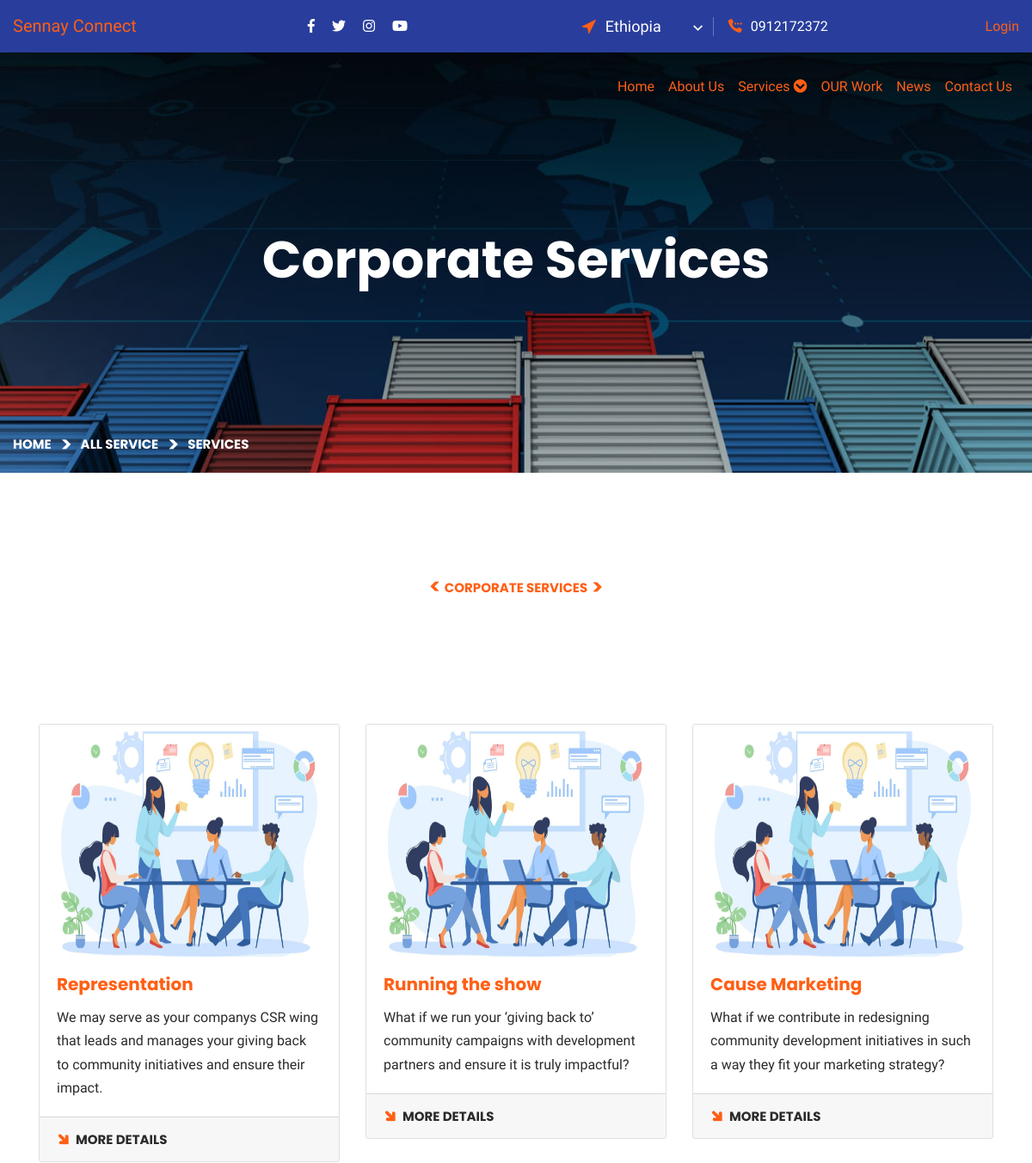
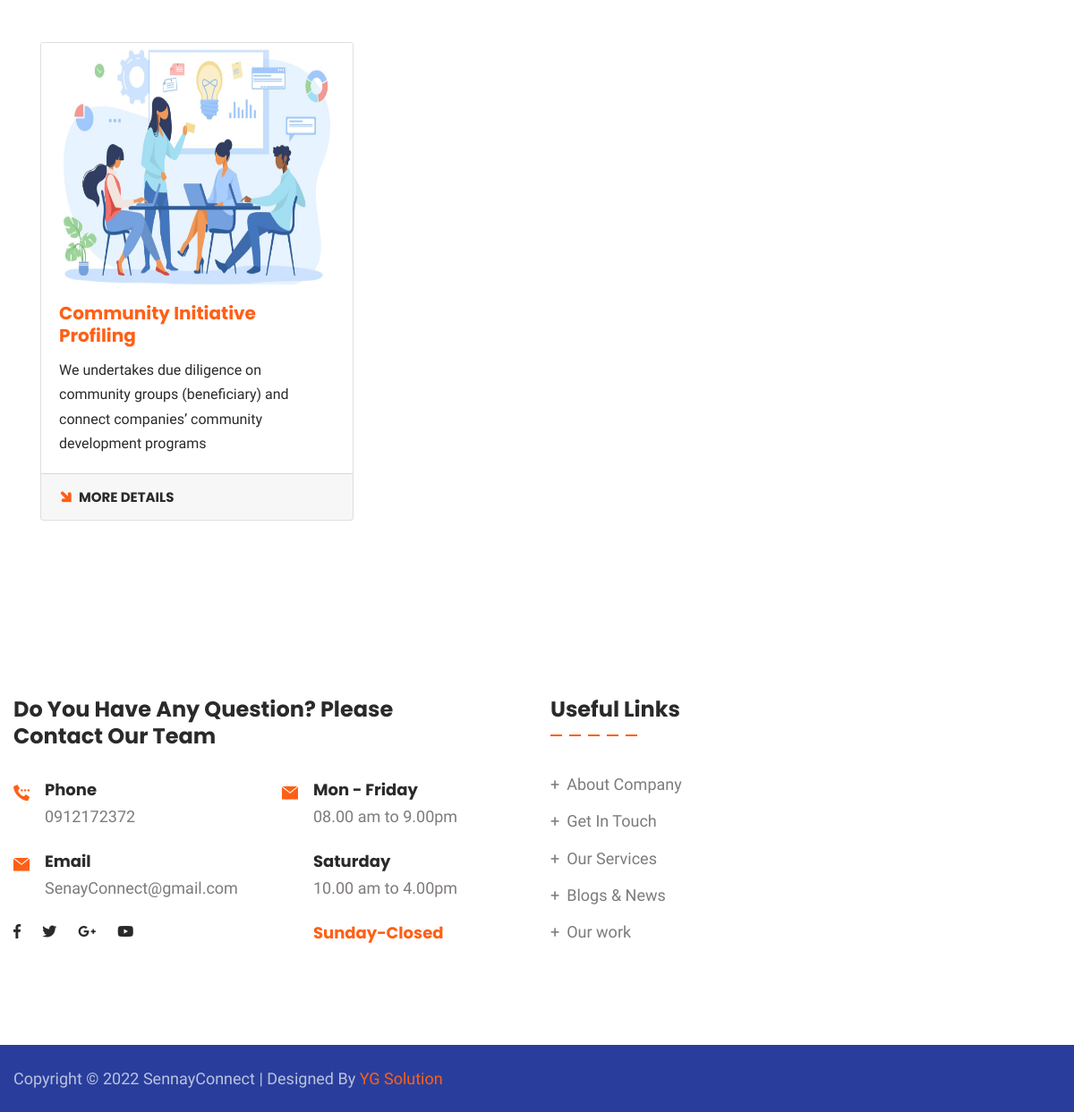
The app's page /service.php with its own data (2 pictures, top to bottom).
### tables this page shows
CREATE TABLE `settings` (
  `id` int(100) NOT NULL,
  `header_logo` varchar(255) DEFAULT NULL,
  `email` varchar(255) DEFAULT NULL,
  `phone` varchar(255) DEFAULT NULL,
  `phone2` varchar(20) DEFAULT NULL,
  `footer_logo` varchar(255) DEFAULT NULL,
  `footer_desc` varchar(5000) DEFAULT NULL,
  `facebook` varchar(2000) DEFAULT NULL,
  `twitter` varchar(2000) DEFAULT NULL,
  `linkedin` varchar(2000) DEFAULT NULL,
  `instagram` varchar(2000) DEFAULT NULL,
  `youtube` varchar(2000) DEFAULT NULL,
  `address` varchar(1000) DEFAULT NULL,
  `city` varchar(255) DEFAULT NULL,
  `state` varchar(255) DEFAULT NULL,
  `country` varchar(255) DEFAULT NULL,
  `pin` varchar(255) DEFAULT NULL,
  `map` varchar(3000) DEFAULT NULL,
  `site_name` varchar(255) DEFAULT NULL
);

CREATE TABLE `services` (
  `id` int(100) NOT NULL,
  `title` varchar(1000) DEFAULT NULL,
  `short` varchar(1500) DEFAULT NULL,
  `descrip` varchar(10000) DEFAULT NULL,
  `img` varchar(100) DEFAULT NULL,
  `url` varchar(255) DEFAULT NULL,
  `date` varchar(100) DEFAULT NULL,
  `status` varchar(10) DEFAULT NULL
);

### service.php (the view, shortened to what this page needs)
<?php
include "admin/conn.php";
$services_main = mysqli_query($con, "SELECT * FROM services ORDER BY id DESC");
?>
<!DOCTYPE html>
<html lang="en">
<head>
    <link href="assets/css/bootstrap.css" rel="stylesheet">
    <link href="assets/css/style.css" rel="stylesheet">
    <link href="assets/css/responsive.css" rel="stylesheet">
    <link href="assets/css/color.css" rel="stylesheet">
</head>
<body>
    <div class="page-wrapper">
        <?php include "header.php"; ?>
        <section class="page-title" style="background-image: url(assets/images/background/bg-20.jpg);">
            <div class="auto-container">
                <div class="content-box">
                    <div class="content-wrapper">
                        <div class="title">
                            <h1>Corporate Services</h1>
                        </div>
                        <ul class="bread-crumb clearfix">
                            <li><a href="index.php">Home</a></li>
                            <li><a href="service-all.php">ALL Service</a></li>
                            <li>Services</li>
                        </ul>
                    </div>
                </div>
            </div>
        </section>
        <section class="services-section style-two ">
            <div class="auto-container">
                <div class="sec-title text-center">
                    <div class="sub-title">Corporate Services</div>
                </div>
            </div>
        </section>
        <div class="container pb-5">
            <div class="row ">
                <?php
                while ($row = mysqli_fetch_array($services_main)) {
                ?>
                    <div class="col-md-4 zoom pb-5">
                        <div class="card-deck">
                            <div class="card">
                                <img class="card-img-top" style="height:270px;" src="admin/images/services/<?php echo $row['img']; ?>" alt="Card image cap">
                                <div class="card-body">
                                    <h5 class="card-title"><b><a href="single-service.php?id=<?php echo $row['id']; ?>"><?php echo $row['title']; ?></a></b></h5>
                                    <p class="card-text"><?php echo $row['short']; ?></p>
                                </div>
                                <div class="card-footer">
                                    <div class="link"><a href="single-service.php?id=<?php echo $row['id']; ?>" class="readmore-link"><i class="flaticon-up-arrow"></i>More Details</a></div>
                                </div>
                            </div>
                        </div>
                    </div>
                <?php  } ?>
            </div>
        </div>
        <?php include "footer.php"; ?>
</body>
</html>

### header.php (shortened to what this page needs)
<?php
include "admin/conn.php";
$settings = mysqli_query($con, "SELECT * FROM settings");
$setting  = mysqli_fetch_array($settings);
?>
<link rel="stylesheet" href="assets/css/submanu.css">
<header class="main-header header-style-one">
    <div class="header-top">
        <div class="auto-container">
            <div class="inner-container">
                <a class="navbar-brand" href="index.php">Sennay Connect
                </a>
                <div class="left-column">
                    <ul class="social-icon">
                        <li><a target="blank" href="<?php echo $setting['facebook']; ?>https://www.facebook.com/guddissa.terfassa"><i class="fab fa-facebook-f"></i></a></li>
                        <li><a target="blank" href="<?php echo $setting['twitter']; ?>"><i class="fab fa-twitter"></i></a></li>
                        <li><a target="blank" href="<?php echo $setting['instagram']; ?>"><i class="fab fa-instagram"></i></a></li>
                        <li><a target="blank" href="<?php echo $setting['youtube']; ?>"><i class="fab fa-youtube"></i></a></li>
                    </ul>
                </div>
                <div class="right-column">
                    <div class="location">
                        <span class="flaticon-cursor"></span>
                        <form action="#" class="location-switcher">
                            <select class="selectpicker">
                                <option >Ethiopia</option>
                            </select>
                        </form>
                    </div>
                    <div class="phone-number"><i class="flaticon-calling"></i><a href="tel:<?php echo $setting['phone']; ?>"></a><?php echo $setting['phone']; ?></div>
                </div>
                <div class="login"><a href="admin/login.php">Login</a></div>
            </div>
        </div>
    </div>
    <div class="header-upper">
        <div class="auto-container">
            <div class="inner-container">
                <div class="right-column">
                    <div class="nav-outer">
                        <nav class="main-menu navbar-expand-md navbar-light">
                            <div class="hover">
                                <div class="collapse navbar-collapse show clearfix" id="navbarSupportedContent">
<div class="navigation">
<ul class="navbar-nav ml-auto" class="navigation">
                                        <li class="nav-item active"><a class="nav-item m-lg-2" class="nav-link" href="index.php">Home</a></li>
                                        <li><a class="nav-item m-lg-2" class="nav-link" href="about.php">About Us</a></li>
                                        <li class="nav-item dropdown"><a class="nav-item m-lg-2" class="nav-link dropdown-toggle" href="service.php" id="navbarDropdown" role="button" data-toggle="dropdown" class="fa-solid fa-caret-down">Services <i class="fas fa-chevron-circle-down"></i></a>
                                        </li>
                                        <li><a class="nav-item m-lg-2" class="nav-link" href="ourimpact.php">OUR Work </a>
                                        </li>
                                        <li><a class="nav-item m-lg-2" class="nav-link" href="blog.php">News</a>
                                        </li>
                                        <li><a class="nav-item m-lg-2" class="nav-link" href="contact.php">Contact Us</a></li>
                                    </ul>
</div>
                                </div>
                            </div>
                        </nav>
                    </div>
                </div>
            </div>
        </div>
    </div>
</header>

### footer.php
<?php
include "admin/conn.php";
$settings = mysqli_query($con, "SELECT * FROM settings");
$setting  = mysqli_fetch_array($settings);
?>
<footer class="main-footer">
    <div class="upper-box">
        <div class="auto-container">
            <div class="row">
                <div class="col-lg-6">
                    <div class="widget contact-widget style-two">
                        <h4>Do You Have Any Question? Please <br> Contact Our Team</h4>
                        <div class="row">
                            <div class="col-md-6">
                                <div class="wrapper-box">
                                    <div class="icon-box">
                                        <div class="icon"><span class="flaticon-calling"></span></div>
                                        <div class="text"><strong>Phone</strong><a href="tel:<?php echo $setting['phone']; ?>"><?php echo $setting['phone']; ?></a></div>
                                    </div>
                                    <div class="icon-box">
                                        <div class="icon"><span class="flaticon-mail"></span></div>
                                        <div class="text"><strong>Email</strong><a href="mail:<?php echo $setting['email']; ?>"><?php echo $setting['email']; ?></a></div>
                                    </div>
                                    <ul class="social-icon">
                                        <li><a href="#"><i class="fab fa-facebook-f"></i></a></li>
                                        <li><a href="#"><i class="fab fa-twitter"></i></a></li>
                                        <li><a href="#"><i class="fab fa-google-plus-g"></i></a></li>
                                        <li><a href="#"><i class="fab fa-youtube"></i></a></li>
                                    </ul>
                                </div>
                            </div>
                            <div class="col-md-6">
                                <div class="icon-box">
                                    <div class="icon"><span class="flaticon-mail"></span></div>
                                    <div>
                                        <div class="text"><strong>Mon - Friday</strong>08.00 am to 9.00pm</div>
                                        <div class="text"><strong>Saturday</strong>10.00 am to 4.00pm</div>
                                        <div class="text"><span>Sunday-Closed</span></div>
                                    </div>
                                </div>
                            </div>
                        </div>
                    </div>
                </div>
                <div class="col-lg-6">
                    <div class="row">
                        <div class="col-md-6">
                            <div class="widget links-widget">
                                <h4 class="widget_title">Useful Links</h4>
                                <div class="widget-content">
                                    <ul class="list">
                                        <li><a href="about.php">About Company</a></li>
                                        <li><a href="contact.php">Get In Touch</a></li>
                                        <li><a href="service-all.php">Our Services</a></li>
                                        <li><a href="blog.php">Blogs & News</a></li>
                                        <li><a href="ourimpact.php">Our work</a></li>
                                    </ul>
                                </div>
                            </div>
                        </div>
                    </div>
                </div>
            </div>
        </div>
    </div>
</footer>
<div class="footer-bottom">
    <div class="auto-container">
        <div class="row m-0 align-items-center justify-content-between">
            <div class="copyright-text">Copyright © 2022 <?php echo $setting['site_name']; ?> | Designed By <a target="blank" href="https://josy3621.netlify.app"> YG Solution</a></div>
        </div>
    </div>
</div>
</div>

### assets/css/responsive.css (style rules this page uses)
@media only screen and (max-width: 7000px) { .page-wrapper { overflow: hidden; } }

### assets/css/color.css (style rules this page uses)
a:hover, a { color: #ff5f15; }
.header-top .location span { color: #ff5f15; }
.header-top .phone-number i { color: #ff5f15; }
.contact-widget .icon { color: #ff5f15; }
.sec-title .sub-title { color: #ff5f15; }
.sec-title .sub-title:before { color: #ff5f15; }
.sec-title .sub-title:after { color: #ff5f15; }
.readmore-link i { color: #ff5f15; }
.contact-widget.style-two .text span { color: #ff5f15; }

### records on screen
settings: phone "0912172372", email "SenayConnect@gmail.com", site_name "SennayConnect"
services: img (picture), title "Representation", short "We may serve as your companys CSR wing that leads and manages your giving back to community initiatives and ensure their impact."
services: img (picture), title "Running the show", short "What if we run your ‘giving back to’ community campaigns with development partners and ensure it is truly impactful?"
services: img (picture), title "Cause Marketing", short "What if we contribute in redesigning community development initiatives in such a way they fit your marketing strategy?"
services: img (picture), title "Community Initiative Profiling", short "We undertakes due diligence on community groups (beneficiary) and connect companies’ community development programs"
